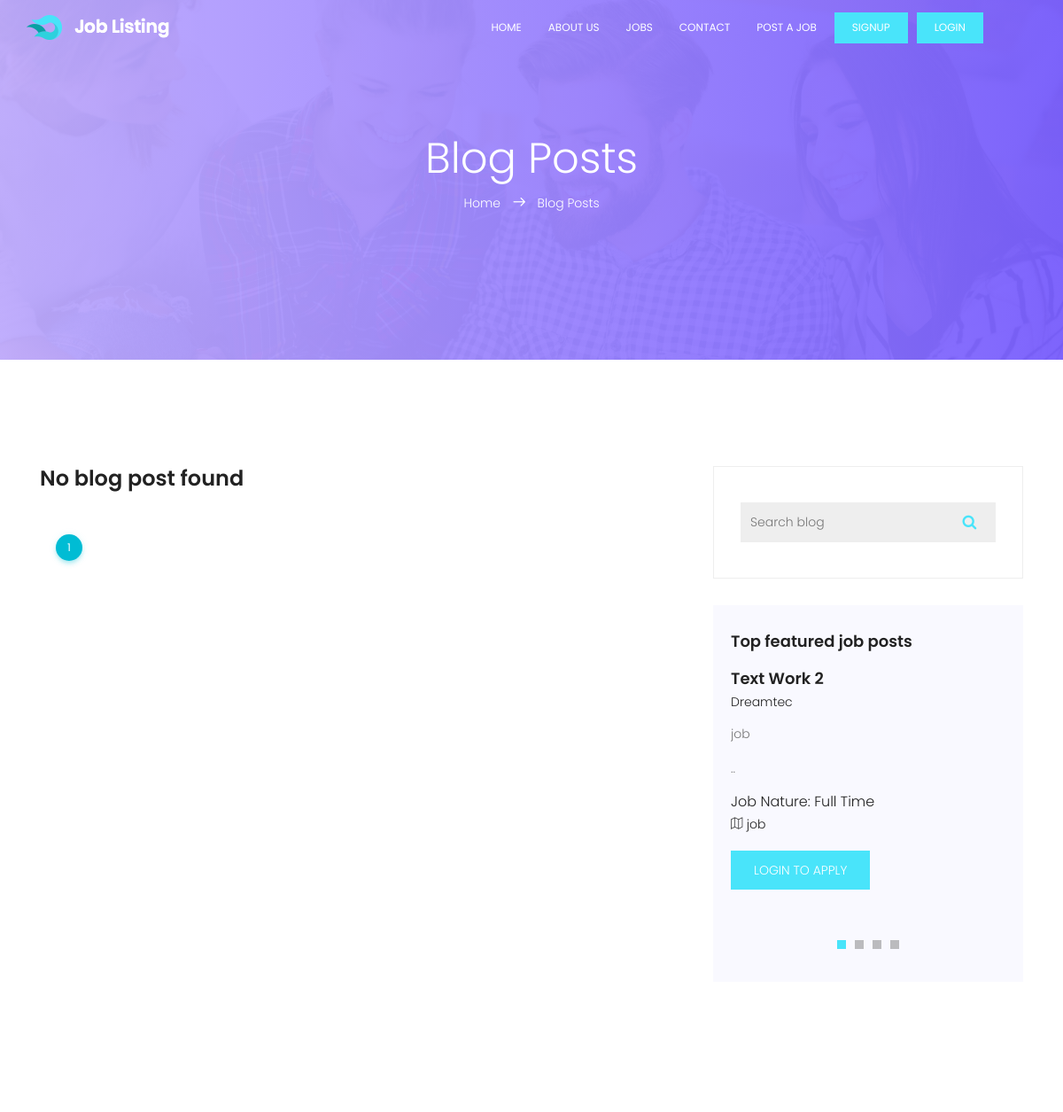
The app's page /blog/blog (upper part), older data.
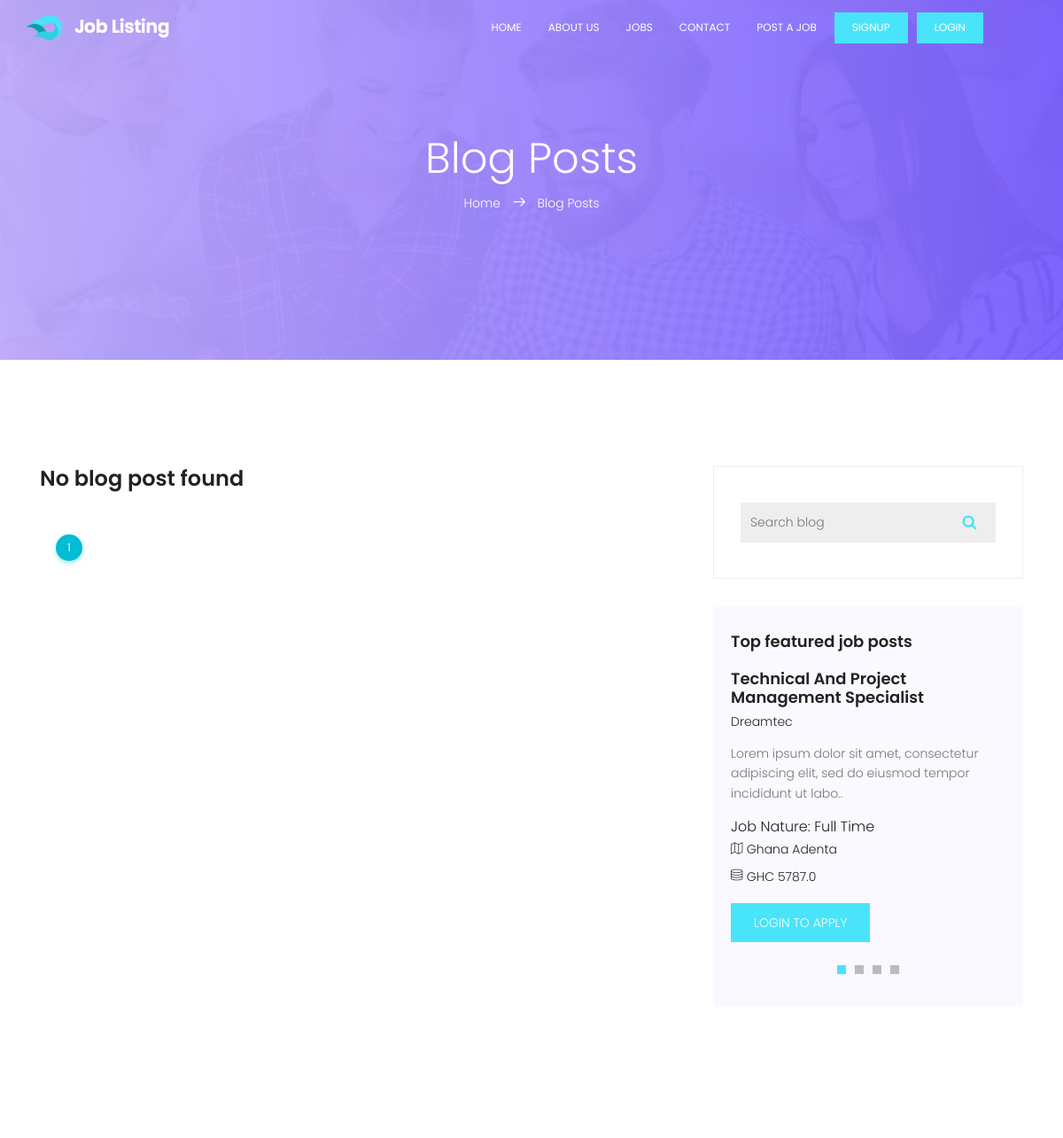
The same page, newer data.
### portal/models.py (models this page shows, shortened)
class Job(models.Model):
    company_name = models.CharField(max_length=200)
    job_title = models.CharField(max_length=200)
    company_email = models.EmailField(blank=True, null=True)
    thumbnail = models.ImageField(upload_to='jobs_img', blank=True, null=True)
    category = models.ForeignKey(
        Category, on_delete=models.CASCADE, default='Others')
    job_type = models.CharField(max_length=20, choices=_job_Type, default=1)
    description = RichTextField()
    location = models.CharField(max_length=150)
    salary = models.FloatField(blank=True, null=True)
    application_url = models.URLField(blank=True, null=True)
    slug = models.SlugField(blank=True, null=True)
    created = models.DateTimeField(auto_now_add=True)
    featured = models.BooleanField(default=False)
    approved = models.BooleanField(default=True)
    class Meta:
        ordering = ['-created']

### blog/views.py (the view)
# urls.py: path('blog', blog, name="blog"),
def blog(request):
    blogs = Blog.objects.filter(published=True).order_by('-created')
    filters = BlogFilter(request.GET, queryset=blogs)
    blogs = filters.qs
    paginator = Paginator(blogs, 15)
    page_number = request.GET.get('page', 1)
    page_objects = paginator.get_page(page_number)
    context = {
        'blogs': blogs,
        'filters': filters,
        'page_objects': page_objects
    }
    return render(request, 'portal/blog-home.html', context)

### portal/context_processors.py (called while the page is built)
def Processors(request):
    jobs = Job.objects.filter(approved=True).order_by('-created')
    categories = Category.objects.all().order_by('-id')
    blogs = Blog.objects.filter(published=True).order_by('-id')
    blog_count = blogs.count()
    return {
        'categories': categories,
        'jobs': jobs,
        'blog_count': blog_count,
        'blogs': blogs,
    }

### templates/portal/blog-home.html (shortened to what this page needs)
{% extends 'base.html' %}
{% load static %}
{% block content %}
			<section class="banner-area relative" id="home">
				<div class="overlay overlay-bg"></div>
				<div class="container">
					<div class="row d-flex align-items-center justify-content-center">
						<div class="about-content col-lg-12">
							<h1 class="text-white">
								Blog Posts
							</h1>
							<p class="text-white link-nav"><a href="{% url 'home' %}">Home </a>  <span class="lnr lnr-arrow-right"></span>  <a href="blog-home.html"> Blog Posts</a></p>
						</div>
					</div>
				</div>
			</section>
			<section class="blog-posts-area section-gap">
				<div class="container">
					<div class="row">
						<div class="col-lg-8 post-list blog-post-list">
							{% for blog in page_objects %}
							<div class="single-post">
							{% if blog.thumbnail %}
								<img class="img-fluid" style"height: 15vh !important; widht:100% !important; object-fit: cover" src="{{blog.thumbnail.url}}" alt="">
							{% endif %}
								<ul class="tags">
									<li><a href="{% url 'blog_detail' blog.slug %}">{{blog.category}}</a></li>
								</ul>
								<a href="{% url 'blog_detail' blog.slug %}">
									<h1>
										{{blog.title|title}}
									</h1>
								</a>
									<p>
									{{blog.description|slice:":170"|safe}}...
									</p>
								<div class="bottom-meta">
									<div class="user-details row align-items-center">
										<div class="comment-wrap col-lg-6">
											<ul>
												<li><a href="{% url 'blog_detail' blog.slug %}#comment"><span class="lnr lnr-bubble"></span> {{blog.comments.count}} Comments</a></li>
											</ul>
										</div>
										<div class="social-wrap col-lg-6">
											<ul>
												<li><a href="#"><i class="fa fa-facebook"></i></a></li>
												<li><a href="#"><i class="fa fa-twitter"></i></a></li>
												<li><a href="#"><i class="fa fa-whatsapp"></i></a></li>
											</ul>
										</div>
									</div>
								</div>
							</div>
							<br><br><br>
							{% empty %}
							<h3>No blog post found</h3>
							{% endfor %}
							 <div class="container mt-5 text-center">
								<ul class="pagination pagination-info">
								<li class="active page-item">
								<a href="javascript:void(0);" class="page-link">{{page_objects.number}}</a>
								</li>
							</ul>
							 </div>
						</div>
						<div class="col-lg-4 sidebar">
							<div class="single-widget search-widget">
								<form class="example" action="#" method="GET" style="margin:auto;max-width:300px">
								  {{filters.form.title}}
								  <button type="submit"><i class="fa fa-search"></i></button>
								</form>
							</div>
							<div class="single-slidebar">
								<h4>Top featured job posts</h4>
								<div class="active-relatedjob-carusel">
								{% for job in jobs|slice:":4" %}
									<div class="single-rated">
										<a href="{% url 'detail' job.slug %}"><h4>{{job.job_title|title}}</h4></a>
										<h6>{{job.company_name|title}}</h6>
										<p>
										{{job.description|slice:":100"|safe}}..
										</p>
										<h5>Job Nature: {{job.job_type}}</h5>
										<p class="address"><span class="lnr lnr-map"></span> {{job.location}}</p>
										{% if job.salary %}
										<p class="address"><span class="lnr lnr-database"></span> GHC {{job.salary}}</p>
										{% endif %}
										{% if request.user.is_authenticated %}
										<a href="{% url 'detail' job.slug %}" class="btns text-uppercase">Apply job</a>
										{% else %}
										<a href="{% url 'login' %}" class="btns text-uppercase">Login to apply</a>
										{% endif %}
									</div>
								{% endfor %}
								</div>
							</div>
						</div>
					</div>
				</div>
			</section>
{% endblock %}

### templates/base.html (shortened to what this page needs)
{% load static %}
	<!DOCTYPE html>
	<html lang="zxx" class="no-js">
	<head>
			<link rel="stylesheet" href="{% static 'css/linearicons.css' %}">
			<link rel="stylesheet" href="{% static 'css/font-awesome.min.css' %}">
			<link rel="stylesheet" href="{% static 'css/bootstrap.css' %}">
			<link rel="stylesheet" href="{% static 'css/magnific-popup.css' %}">
			<link rel="stylesheet" href="{% static 'css/nice-select.css' %}">
			<link rel="stylesheet" href="{% static 'css/animate.min.css' %}">
			<link rel="stylesheet" href="{% static 'css/owl.carousel.css' %}">
			<link rel="stylesheet" href="{% static 'css/main.css' %}">
		</head>
		<body>
			  <header id="header" id="home">
			    <div class="container">
			    	<div class="row align-items-center justify-content-between d-flex">
				      <div id="logo">
				        <a href="{% url 'home' %}"><img src="{% static 'img/logo.png' %}" alt="" title="" /></a>
				      </div>
				      <nav id="nav-menu-container">
				        <ul class="nav-menu">
				          <li class="menu-active"><a href="{% url 'home' %}">Home</a></li>
				          <li><a href="{% url 'about' %}">About Us</a></li>
				          <li><a href="{% url 'jobs' %}">Jobs</a></li>
				          <li><a href="{% url 'contact' %}">Contact</a></li>
				          <li><a href="{% url 'post' %}">Post a job</a></li>
						  {% if request.user.is_authenticated %}
				          <li><a class="ticker-btn" href="{% url 'logout' %}">Logout</a></li>
				          <li><a class="ticker-btn" href="">Account</a></li>
						  {% else %}
				          <li><a class="ticker-btn" href="{% url 'signup' %}">Signup</a></li>
				          <li><a class="ticker-btn" href="{% url 'login' %}">Login</a></li>
						  {% endif %}
				        </ul>
				      </nav>
			    	</div>
			    </div>
			  </header>
            {% block content %}
            {% endblock content %}
		</body>
	</html>

Row changes from the older to the newer data that the page shows:
removed Job: job_title "Text Work 2", company_name "Dreamtec", description "job", job_type "Full Time", location "job"
now on this page (row edited): Job: job_title "Technical And Project Management Specialist", company_name "Dreamtec", description "Lorem ipsum dolor sit amet, consectetur adipiscing elit, sed do eiusmod tempor incididunt ut labo", job_type "Full Time", location "Ghana Adenta", salary "5787.0"
